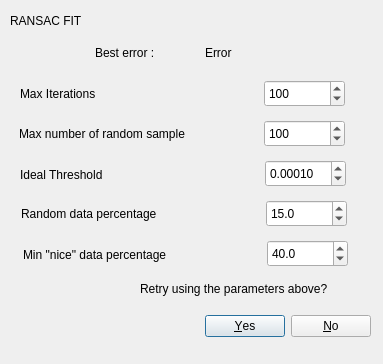
<?xml version="1.0" encoding="UTF-8"?>
<ui version="4.0">
 <class>ransacDialog</class>
 <widget class="QDialog" name="ransacDialog">
  <property name="geometry">
   <rect>
    <x>0</x>
    <y>0</y>
    <width>383</width>
    <height>364</height>
   </rect>
  </property>
  <property name="windowTitle">
   <string>RANSAC Settings</string>
  </property>
  <widget class="QDialogButtonBox" name="buttonBox">
   <property name="geometry">
    <rect>
     <x>30</x>
     <y>310</y>
     <width>341</width>
     <height>32</height>
    </rect>
   </property>
   <property name="orientation">
    <enum>Qt::Horizontal</enum>
   </property>
   <property name="standardButtons">
    <set>QDialogButtonBox::No|QDialogButtonBox::Yes</set>
   </property>
  </widget>
  <widget class="QLabel" name="label">
   <property name="geometry">
    <rect>
     <x>10</x>
     <y>0</y>
     <width>181</width>
     <height>41</height>
    </rect>
   </property>
   <property name="text">
    <string>RANSAC FIT</string>
   </property>
  </widget>
  <widget class="QSpinBox" name="maxNum">
   <property name="geometry">
    <rect>
     <x>264</x>
     <y>120</y>
     <width>81</width>
     <height>27</height>
    </rect>
   </property>
   <property name="maximum">
    <number>5000</number>
   </property>
   <property name="singleStep">
    <number>20</number>
   </property>
   <property name="value">
    <number>100</number>
   </property>
  </widget>
  <widget class="QDoubleSpinBox" name="thresholdId">
   <property name="geometry">
    <rect>
     <x>265</x>
     <y>160</y>
     <width>81</width>
     <height>27</height>
    </rect>
   </property>
   <property name="decimals">
    <number>5</number>
   </property>
   <property name="singleStep">
    <double>0.000010000000000</double>
   </property>
   <property name="value">
    <double>0.000100000000000</double>
   </property>
  </widget>
  <widget class="QDoubleSpinBox" name="randomPercent">
   <property name="geometry">
    <rect>
     <x>266</x>
     <y>200</y>
     <width>81</width>
     <height>27</height>
    </rect>
   </property>
   <property name="decimals">
    <number>1</number>
   </property>
   <property name="value">
    <double>15.000000000000000</double>
   </property>
  </widget>
  <widget class="QSpinBox" name="Iterations">
   <property name="geometry">
    <rect>
     <x>264</x>
     <y>80</y>
     <width>81</width>
     <height>27</height>
    </rect>
   </property>
   <property name="minimum">
    <number>1</number>
   </property>
   <property name="maximum">
    <number>100000</number>
   </property>
   <property name="singleStep">
    <number>20</number>
   </property>
   <property name="value">
    <number>100</number>
   </property>
  </widget>
  <widget class="QDoubleSpinBox" name="finalPercent">
   <property name="geometry">
    <rect>
     <x>267</x>
     <y>240</y>
     <width>81</width>
     <height>27</height>
    </rect>
   </property>
   <property name="decimals">
    <number>1</number>
   </property>
   <property name="value">
    <double>40.000000000000000</double>
   </property>
  </widget>
  <widget class="QLabel" name="label_2">
   <property name="geometry">
    <rect>
     <x>20</x>
     <y>85</y>
     <width>141</width>
     <height>17</height>
    </rect>
   </property>
   <property name="text">
    <string>Max Iterations</string>
   </property>
  </widget>
  <widget class="QLabel" name="label_3">
   <property name="geometry">
    <rect>
     <x>19</x>
     <y>124</y>
     <width>271</width>
     <height>20</height>
    </rect>
   </property>
   <property name="text">
    <string>Max number of random sample</string>
   </property>
  </widget>
  <widget class="QLabel" name="label_4">
   <property name="geometry">
    <rect>
     <x>95</x>
     <y>44</y>
     <width>81</width>
     <height>17</height>
    </rect>
   </property>
   <property name="text">
    <string>Best error : </string>
   </property>
  </widget>
  <widget class="QLabel" name="error">
   <property name="geometry">
    <rect>
     <x>205</x>
     <y>44</y>
     <width>67</width>
     <height>17</height>
    </rect>
   </property>
   <property name="text">
    <string>Error</string>
   </property>
  </widget>
  <widget class="QLabel" name="label_5">
   <property name="geometry">
    <rect>
     <x>20</x>
     <y>166</y>
     <width>151</width>
     <height>17</height>
    </rect>
   </property>
   <property name="text">
    <string>Ideal Threshold</string>
   </property>
  </widget>
  <widget class="QLabel" name="label_6">
   <property name="geometry">
    <rect>
     <x>21</x>
     <y>205</y>
     <width>201</width>
     <height>17</height>
    </rect>
   </property>
   <property name="text">
    <string>Random data percentage</string>
   </property>
  </widget>
  <widget class="QLabel" name="label_7">
   <property name="geometry">
    <rect>
     <x>23</x>
     <y>246</y>
     <width>221</width>
     <height>17</height>
    </rect>
   </property>
   <property name="text">
    <string>Min &quot;nice&quot; data percentage</string>
   </property>
  </widget>
  <widget class="QLabel" name="label_8">
   <property name="geometry">
    <rect>
     <x>140</x>
     <y>280</y>
     <width>261</width>
     <height>17</height>
    </rect>
   </property>
   <property name="text">
    <string>Retry using the parameters above?</string>
   </property>
  </widget>
 </widget>
 <resources/>
 <connections>
  <connection>
   <sender>buttonBox</sender>
   <signal>accepted()</signal>
   <receiver>ransacDialog</receiver>
   <slot>accept()</slot>
   <hints>
    <hint type="sourcelabel">
     <x>248</x>
     <y>254</y>
    </hint>
    <hint type="destinationlabel">
     <x>157</x>
     <y>274</y>
    </hint>
   </hints>
  </connection>
  <connection>
   <sender>buttonBox</sender>
   <signal>rejected()</signal>
   <receiver>ransacDialog</receiver>
   <slot>reject()</slot>
   <hints>
    <hint type="sourcelabel">
     <x>316</x>
     <y>260</y>
    </hint>
    <hint type="destinationlabel">
     <x>286</x>
     <y>274</y>
    </hint>
   </hints>
  </connection>
 </connections>
</ui>
